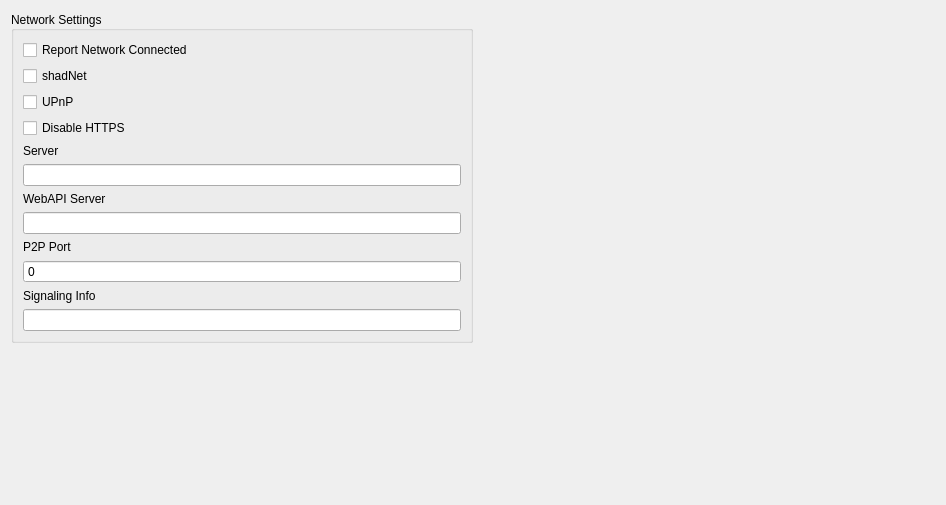
      <widget class="QWidget" name="networkTabContents">
       <property name="geometry">
        <rect>
         <x>0</x>
         <y>0</y>
         <width>946</width>
         <height>505</height>
        </rect>
       </property>
       <layout class="QVBoxLayout" name="NetworkTabVLayout" stretch="0,0">
        <item>
         <layout class="QHBoxLayout" name="networkHLayout">
          <item>
           <widget class="QGroupBox" name="networkGroupBox">
            <property name="sizePolicy">
             <sizepolicy hsizetype="Preferred" vsizetype="Minimum">
              <horstretch>0</horstretch>
              <verstretch>0</verstretch>
             </sizepolicy>
            </property>
            <property name="title">
             <string>Network Settings</string>
            </property>
            <property name="alignment">
             <set>Qt::AlignmentFlag::AlignLeading|Qt::AlignmentFlag::AlignLeft|Qt::AlignmentFlag::AlignVCenter</set>
            </property>
            <layout class="QVBoxLayout" name="verticalLayout_21">
             <item>
              <widget class="QCheckBox" name="networkConnectedCheckBox">
               <property name="text">
                <string>Report Network Connected</string>
               </property>
              </widget>
             </item>
             <item>
              <widget class="QCheckBox" name="shadnetCheckBox">
               <property name="text">
                <string>shadNet</string>
               </property>
              </widget>
             </item>
             <item>
              <widget class="QCheckBox" name="upnpCheckBox">
               <property name="text">
                <string>UPnP</string>
               </property>
              </widget>
             </item>
             <item>
              <widget class="QCheckBox" name="disableHttpsCheckBox">
               <property name="text">
                <string>Disable HTTPS</string>
               </property>
              </widget>
             </item>
             <item>
              <widget class="QLabel" name="serverLabel">
               <property name="sizePolicy">
                <sizepolicy hsizetype="Preferred" vsizetype="Minimum">
                 <horstretch>0</horstretch>
                 <verstretch>0</verstretch>
                </sizepolicy>
               </property>
               <property name="minimumSize">
                <size>
                 <width>0</width>
                 <height>0</height>
                </size>
               </property>
               <property name="text">
                <string>Server</string>
               </property>
               <property name="alignment">
                <set>Qt::AlignmentFlag::AlignLeading|Qt::AlignmentFlag::AlignLeft|Qt::AlignmentFlag::AlignVCenter</set>
               </property>
              </widget>
             </item>
             <item>
              <widget class="QLineEdit" name="serverLineEdit">
               <property name="sizePolicy">
                <sizepolicy hsizetype="Expanding" vsizetype="Fixed">
                 <horstretch>0</horstretch>
                 <verstretch>0</verstretch>
                </sizepolicy>
               </property>
               <property name="text">
                <string/>
               </property>
               <property name="alignment">
                <set>Qt::AlignmentFlag::AlignLeading|Qt::AlignmentFlag::AlignLeft|Qt::AlignmentFlag::AlignVCenter</set>
               </property>
              </widget>
             </item>
             <item>
              <widget class="QLabel" name="servWebApiLabel">
               <property name="text">
                <string>WebAPI Server</string>
               </property>
              </widget>
             </item>
             <item>
              <widget class="QLineEdit" name="servWebApiLineEdit"/>
             </item>
             <item>
              <widget class="QLabel" name="p2pPortLabel">
               <property name="text">
                <string>P2P Port</string>
               </property>
              </widget>
             </item>
             <item>
              <widget class="QSpinBox" name="p2pPortSpinBox">
               <property name="buttonSymbols">
                <enum>QAbstractSpinBox::ButtonSymbols::NoButtons</enum>
               </property>
               <property name="specialValueText">
                <string/>
               </property>
               <property name="maximum">
                <number>65535</number>
               </property>
              </widget>
             </item>
             <item>
              <widget class="QLabel" name="signalingInfoLabel">
               <property name="text">
                <string>Signaling Info</string>
               </property>
              </widget>
             </item>
             <item>
              <widget class="QLineEdit" name="signalingInfoLineEdit"/>
             </item>
            </layout>
           </widget>
          </item>
          <item>
           <spacer name="horizontalSpacer_2">
            <property name="orientation">
             <enum>Qt::Orientation::Horizontal</enum>
            </property>
            <property name="sizeHint" stdset="0">
             <size>
              <width>40</width>
              <height>20</height>
             </size>
            </property>
           </spacer>
          </item>
         </layout>
        </item>
        <item>
         <spacer name="verticalSpacer_4">
          <property name="orientation">
           <enum>Qt::Orientation::Vertical</enum>
          </property>
          <property name="sizeHint" stdset="0">
           <size>
            <width>20</width>
            <height>40</height>
           </size>
          </property>
         </spacer>
        </item>
       </layout>
      </widget>
